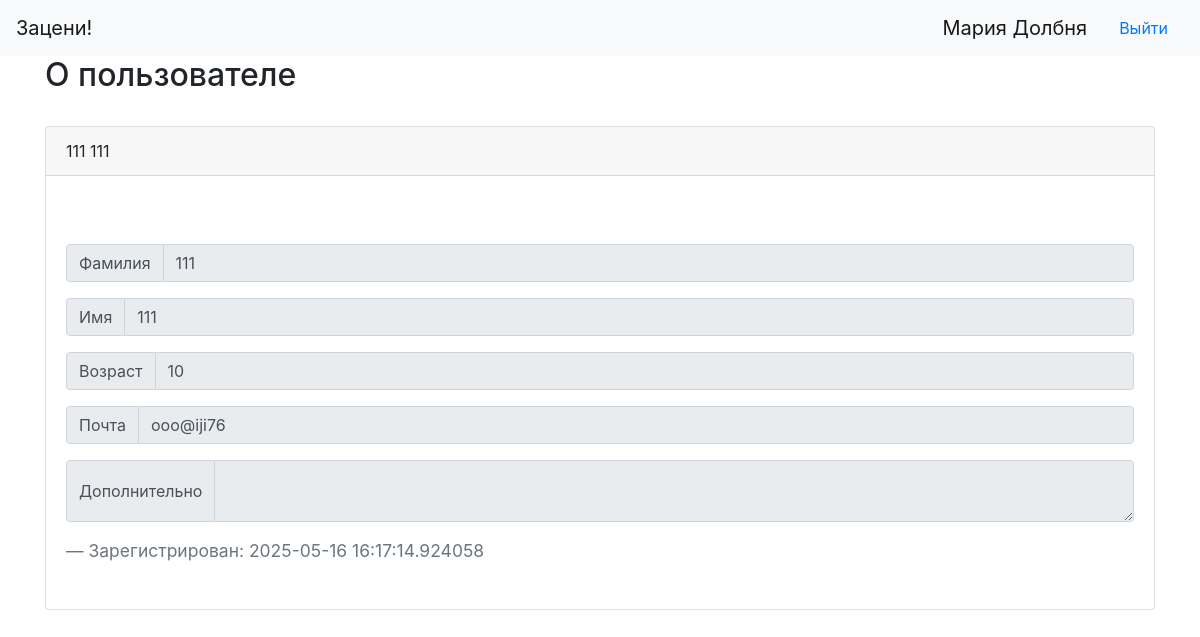
Page /user/3 (signed in) on the committed database.
### data/users.py (models this page shows, shortened)
class User(SqlAlchemyBase, UserMixin, SerializerMixin):
    __tablename__ = 'users'
    id = sqlalchemy.Column(sqlalchemy.Integer, primary_key=True, autoincrement=True)
    surname = sqlalchemy.Column(sqlalchemy.String, nullable=False)
    name = sqlalchemy.Column(sqlalchemy.String, nullable=False)
    age = sqlalchemy.Column(sqlalchemy.Integer, nullable=True)
    email = sqlalchemy.Column(sqlalchemy.String,
                              index=True, unique=True, nullable=False)
    hashed_password = sqlalchemy.Column(sqlalchemy.String, nullable=True)
    registration_date = sqlalchemy.Column(sqlalchemy.DateTime, default=datetime.datetime.now, nullable=False)
    about = sqlalchemy.Column(sqlalchemy.String, nullable=True)

### server.py (the view, shortened to what this page needs)
@app.route('/user/<int:user_id>', methods=['GET', 'POST'])
def user(user_id):
    db_sess = db_session.create_session()
    user = db_sess.query(User).get(user_id)
    if user:
        if request.method == 'GET':
            return render_template('user.html', user=user)
    return redirect('/')

### data/db_session.py (called while the page is built)
def create_session() -> Session:
    global __factory
    return __factory()

### server.py (called while the page is built)
@login_manager.user_loader
def load_user(user_id):
    db_sess = db_session.create_session()
    return db_sess.query(User).get(user_id)

### templates/user.html (shortened to what this page needs)
{% extends "base.html" %}
{% block content %}
<h2>О пользователе</h2>
<br>
<div class="card">
  <div class="card-header">
    {{user.surname}} {{user.name}}
  </div>
  <div class="card-body">
    <br>
    <br>
    <div class="input-group mb-3">
        <div class="input-group-prepend">
            <span class="input-group-text" id="surname">Фамилия</span>
        </div>
        <input type="text" name="surname" value="{{ user.surname }}" class="form-control" {% if user.id != current_user.id %}readonly{% endif %}>
    </div>
    <div class="input-group mb-3">
        <div class="input-group-prepend">
            <span class="input-group-text">Имя</span>
        </div>
        <input type="text" name="name" value="{{ user.name }}" class="form-control" {% if user.id != current_user.id %}readonly{% endif %}>
    </div>
    <div class="input-group mb-3">
        <div class="input-group-prepend">
            <span class="input-group-text">Возраст</span>
        </div>
        <input type="text" name="age" value="{{ user.age }}" class="form-control" {% if user.id != current_user.id %}readonly{% endif %}>
    </div>
    <div class="input-group mb-3">
        <div class="input-group-prepend">
            <span class="input-group-text">Почта</span>
        </div>
        <input type="email" name="email" value="{{ user.email }}" class="form-control" {% if user.id != current_user.id %}readonly{% endif %}>
    </div>
    <div class="input-group mb-3">
        <div class="input-group-prepend">
            <span class="input-group-text">Дополнительно</span>
        </div>
        <textarea class="form-control" name="about" {% if user.id != current_user.id %}readonly{% endif %}>{{ user.about }}</textarea>
    </div>
    <blockquote class="blockquote mb-0">
      <footer class="blockquote-footer">Зарегистрирован: {{ user.registration_date }}</footer>
    </blockquote>
    <br>
  </div>
</div>
{% endblock %}

### templates/base.html (shortened to what this page needs)
<!doctype html>
<html lang="en">
<head>
  <head>
    <link rel="stylesheet" href="https://cdn.jsdelivr.net/npm/bootstrap@4.6.2/dist/css/bootstrap.min.css">
    <link rel="stylesheet" href="/static/css/style.css">
</head>
<body>
<nav class="navbar navbar-expand-lg navbar-light bg-light">
  <a class="navbar-brand" href="/">Зацени!</a>
  <div class="collapse navbar-collapse" id="navbarSupportedContent">
{% if current_user.is_authenticated %}
    <a class="navbar-brand" href="/user/{{ current_user.id }}">{{ current_user.name }} {{ current_user.surname }}</a>
    <a class="nav-link" href="/logout">Выйти</a>
{% else %}
    <p>
        <a class="btn btn-primary " href="/register">Зарегистрироваться</a>
        <a class="btn btn-success" href="/login">Войти</a>
    </p>
{% endif %}
  </div>
</nav>
<main role="main" class="container">
    {% block content %}{% endblock %}
</main>
</body>
</html>

### rows in the picture
User: name "Мария", surname "Долбня"
User: surname "111", name "111", age "10", email "ooo@iji76", registration_date "2025-05-16 16:17:14.924058"
